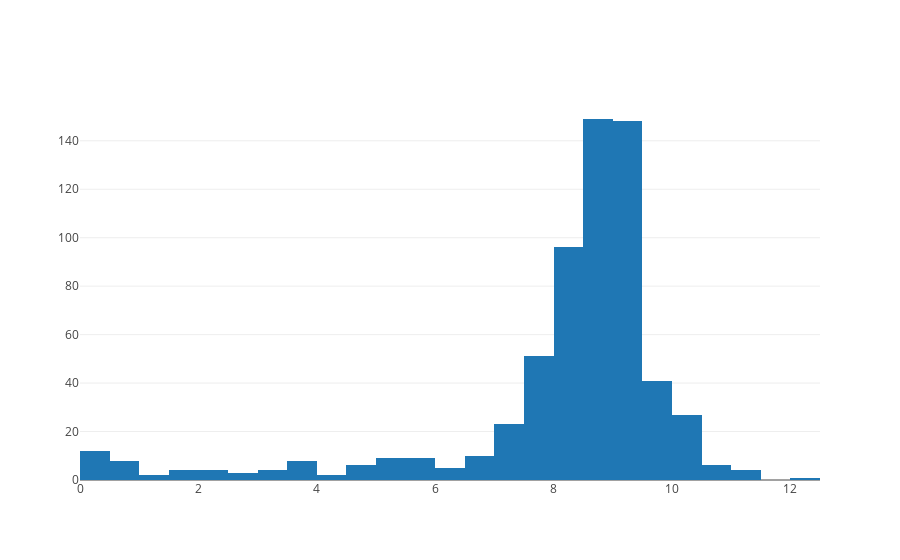

Here is the notebook cell this chart was saved with:
### Code cell
data = [go.Histogram(x=predictors[predictorName])]
py.iplot(data)

### Figure 1 — Plotly figure (JSON) as saved in the notebook; plotly's stock layout.template omitted (floating-point values rounded to 4 significant figures; data arrays with more than 128 entries replaced by an {"elided": "..."} marker saying what was removed)
{"data": [{"type": "histogram", "uid": "d111b77a-be13-11e8-ac63-f24755073ba0", "x": {"elided": "632 float values"}}], "layout": {}}
